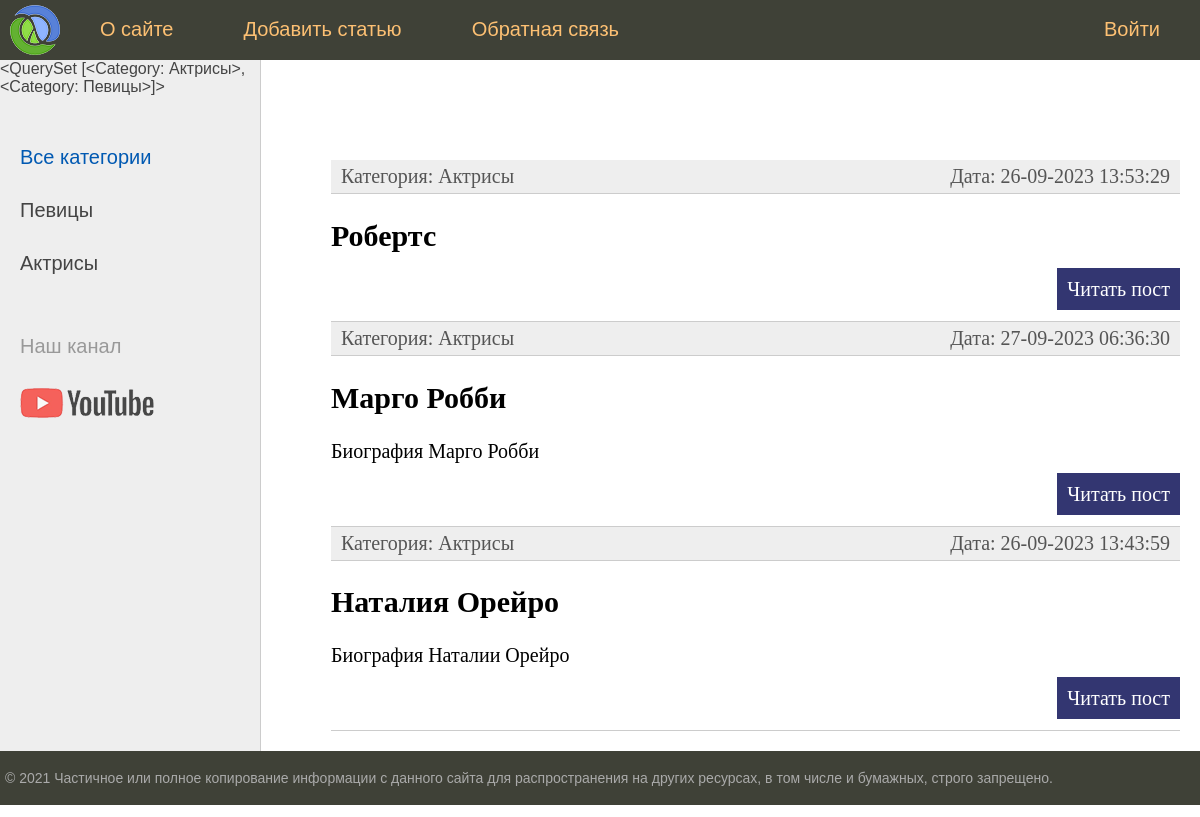
Before: / with the older database file.
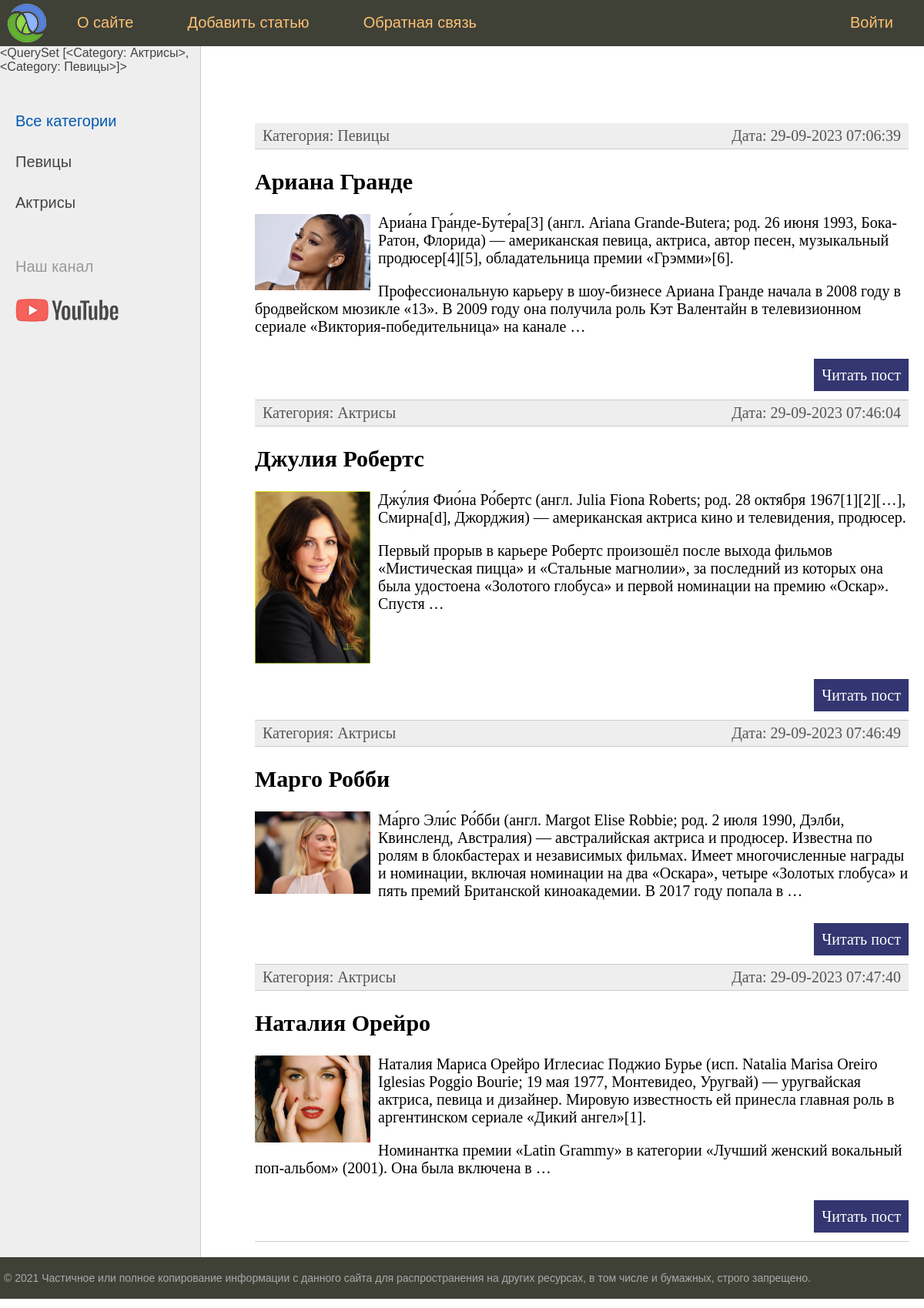
After: the same page with the newer database file.
### women/models.py (models this page shows, shortened)
class Category(models.Model):
    name = models.CharField(max_length=100, db_index=True, verbose_name="Категория")
    class Meta:
        verbose_name = 'Категория'
        verbose_name_plural = 'Категории'
        ordering = ['id']
    def __str__(self):
        return self.name
    def get_absolute_url(self):
        return reverse('category', kwargs={'cat_id': self.pk})

class Women(models.Model):
    title = models.CharField(max_length=255, verbose_name="Заголовок")
    content = models.TextField(blank=True, verbose_name = "Текст статьи")
    photo = models.ImageField(upload_to="photos/%Y/%m/%d/", verbose_name="Фото")
    time_create = models.DateTimeField(auto_now_add=True, verbose_name="Время создания")
    time_update = models.DateTimeField(auto_now=True, verbose_name="Время изменения")
    id_published = models.BooleanField(default=True, verbose_name="Публикация")
    cat = models.ForeignKey('Category', on_delete=models.PROTECT, null=True, verbose_name="Категории")
    class Meta:
        verbose_name = 'Известные женщины'
        verbose_name_plural = 'Известные женщины'
        ordering = ['-time_create', 'title']
    def get_absolute_url(self):
        return reverse('post', kwargs={'post_id': self.pk})

### women/views.py (the view)
# urls.py: path('', index, name='home'),
def index(request):
   posts = Women.objects.all()
   context = {
        'posts': posts,
        'menu': menu,
        'title': 'Главная страница',
        'cat_selected': 0
   }
   return render(request, 'index.html', context=context)

### women/templatetags/women_tags.py (called while the page is built)
@register.simple_tag(name='getcats')      #простой пользовательский тег для использования его в шаблонах
def get_categories(filter=None):
        return Category.objects.all()

@register.inclusion_tag('list_categories.html')
def show_categories(sort=None, cat_selected=0):
    if not sort:
        cats = Category.objects.all()
    else:
        cats = Category.objects.order_by(sort)
    return {"cats": cats, "cat_selected": cat_selected}

### women/templates/index.html (shortened to what this page needs)
{% extends 'base.html' %}
{% block content %}
<ul class="list-articles">
	{% for p in posts %}
	<li><div class="article-panel">
		<p class="first">Категория: {{p.cat}}</p>
		<p class="last">Дата: {{p.time_update|date:"d-m-Y H:i:s"}}</p>
	</div>
			<li><h2>{{p.title}}</h2>
	{% if p.photo %}
		<p><img class="img-article-left thumb" src="{{p.photo.url}}"></p>
	{% endif %}
	{% autoescape on %}
	{{p.content|linebreaks|truncatewords:50}}
	{% endautoescape %}
			<p class="link-read-post"><a href="{{p.get_absolute_url}}">Читать пост</a></p>
			</li>
	{% endfor %}
</ul>
{% endblock %}

### women/templates/base.html (shortened to what this page needs)
{% load static %}
{% load women_tags %}
<!DOCTYPE html>
<html>
<head>
	<link type="text/css" href="{% static 'women/css/styles.css' %}" rel="stylesheet" />
</head>
<body>
<table class="table-page" border=0 cellpadding="0" cellspacing="0">
<tr><td valign=top>
{% block mainmenu %}
		<div class="header">
			<ul id="mainmenu" class="mainmenu">
			<li class="logo"><a href="{% url 'home' %}"><div class="logo"></div></a></li>
	{% for m in menu %}
			{% if not forloop.last %}
							   <li><a href="{% url m.url_name %}">{{m.title}}</a></li>
			{% else %}
							   <li class="last"><a href="{% url m.url_name %}">{{m.title}}</a></li>
			{% endif %}
    {% endfor %}
			</ul>
		</div>
{% endblock mainmenu %}
<table class="table-content" border=0 cellpadding="0" cellspacing="0">
<tr>
	<td valign="top" class="left-chapters">
		{% getcats 2 %}
	<ul id="leftchapters">
		{% if cat_selected == 0 %}
                   <li class="selected">Все категории</li>
{% else %}
                   <li><a href="{% url 'home' %}">Все категории</a></li>
{% endif %}
{% show_categories '-name' cat_selected %}
		<li class="share">
		<p>Наш канал</p>
		<a class="share-yt" href="https://www.youtube.com/channel/UClJzWfGWuGJL2t-3dYKcHTA/playlists" target="_blank" rel="nofollow"></a>
		</li>
	</ul>
</td>
<td valign="top" class="content">
	<div class="content-text">
{% block content %}
{% endblock %}
	</div>
</td></tr></table>
</td></tr>
<tr><td valign=top>
	<div id="footer">
		<p>&copy; 2021 Частичное или полное копирование информации с данного сайта для распространения на других ресурсах, в том числе и бумажных, строго запрещено.</p>
	</div>
</td></tr></table>
</body>
</html>

### women/templates/list_categories.html
{% for c in cats %}
{% if c.pk == cat_selected %}
		  <li class="selected">{{c.name}}</li>
{% else %}
		  <li><a href="{{ c.get_absolute_url }}">{{c.name}}</a></li>
{% endif %}
{% endfor %}

### women/static/women/css/styles.css (style rules this page uses)
html, body { font-family: 'Arial'; margin: 0; padding: 0; height: 100%; width: 100%; color: #444; }
a { color: #0059b2; text-decoration: none; }
img { max-width: 600px; height: auto; }
img.img-article-left { max-width: 300px; height: auto; float: left; padding: 0 10px 10px 0; }
img.img-article-left.thumb { max-width: 150px; height: auto; }
p.link-read-post { text-align: right; }
p.link-read-post a { padding: 10px; min-width: 100px; background: #333671; color: #fff; text-decoration: none; }
div.article-panel { background: #eee; padding: 5px 10px 5px 10px; box-sizing: border-box; overflow: hidden; color: #555; }
div.article-panel p.first { margin: 0; float: left; }
div.article-panel p.last { margin: 0; float: right; }
ul.list-articles { list-style: none; margin: 0; padding: 0; }
ul.list-articles li { border-bottom: 1px solid #ccc; }
.table-page { width: 100%; height: 100%; vertical-align: top; }
.table-page tr { height: 100%; }
.header { background: #3F4137; height: 60px; }
.logo { background: url('../images/logo.png') no-repeat 10px 5px; width: 70px; height: 60px; }
ul.mainmenu { list-style: none; margin: 0; padding: 0; height: 60px; color: #fdc073; font-size: 20px; overflow: hidden; }
ul.mainmenu li { float: left; margin: 18px 40px 0 30px; }
ul.mainmenu li.logo { margin: 0; }
ul.mainmenu li.last { float: right; }
ul.mainmenu li a { color: #fdc073; text-decoration: none; }
.table-content { width: 100%; min-height: 100%; height: 100%; }
.left-chapters { margin: 0; background: #eee; border-right: 1px solid #ccc; min-height: 100%; }
.left-chapters ul { width: 230px; min-height: 100%; margin: 0; padding: 20px 10px 10px 20px; list-style: none; font-size: 20px; }
.left-chapters ul li { margin: 30px 0 0 0; color: #999; }
.left-chapters ul li.selected { color: #0059b2; }
.left-chapters ul li a { color: #444; text-decoration: none; }
.left-chapters ul li.share { margin: 60px 0 0 0; }
.left-chapters ul li.share p { margin: 30px 0 30px 0; }
.left-chapters ul li.share a { display: inline-block; width: 40px; height: 40px; margin: 0 20px 0 0; }
.left-chapters ul li.share a.share-yt { width: 100%; height: 30px; background: url('../images/share_yt.png') no-repeat 0 0 }
.content { padding: 40px 20px 20px 40px; width: 100%; box-sizing: border-box; }
.content-text { margin: 60px 0 0 30px; color: #000; font-size: 20px; font-family: Yandex Sans Display Light; }
#footer { box-sizing: border-box; background: #3F4137; padding: 5px; color: #aaa; font-size: 14px; font-family: Verdana, Geneva, Arial, Helvetica; text-align: left; overflow: hidden; }

Changed rows visible on the page:
added Women: cat "Певицы", time_update "29-09-2023 07:06:39", title "Ариана Гранде", photo (picture), content "Ариа́на Гра́нде-Буте́ра[3] (англ. Ariana Grande-Butera; род. 26 июня 1993, Бока-Ратон, Флорида) — американская певица, актриса, автор песен, музыкальный продюсер[4][5], обладательница премии «Грэмми»[6]. Профессиональную карьеру в шоу-бизнесе Ариана Гранде начала в 2008 году в бродвейском мюзикле «13». В 2009 году она получила роль Кэт Валентайн в телевизионном сериале «Виктория-победительница» на канале …"
changed Women: time_update "26-09-2023 13:53:29" → "29-09-2023 07:46:04"; title "Робертс" → "Джулия Робертс"; photo: picture added; content (not shown) → "Джу́лия Фио́на Ро́бертс (англ. Julia Fiona Roberts; род. 28 октября 1967[1][2][…], Смирна[d], Джорджия) — американская актриса кино и телевидения, продюсер. Первый прорыв в карьере Робертс произошёл после выхода фильмов «Мистическая пицца» и «Стальные магнолии», за последний из которых она была удостоена «Золотого глобуса» и первой номинации на премию «Оскар». Спустя …"
changed Women "Марго Робби": time_update "27-09-2023 06:36:30" → "29-09-2023 07:46:49"; photo: picture added; content "Биография Марго Робби" → "Ма́рго Эли́с Ро́бби (англ. Margot Elise Robbie; род. 2 июля 1990, Дэлби, Квинсленд, Австралия) — австралийская актриса и продюсер. Известна по ролям в блокбастерах и независимых фильмах. Имеет многочисленные награды и номинации, включая номинации на два «Оскара», четыре «Золотых глобуса» и пять премий Британской киноакадемии. В 2017 году попала в …"
changed Women "Наталия Орейро": time_update "26-09-2023 13:43:59" → "29-09-2023 07:47:40"; photo: picture added; content "Биография Наталии Орейро" → "Наталия Мариса Орейро Иглесиас Поджио Бурье (исп. Natalia Marisa Oreiro Iglesias Poggio Bourie; 19 мая 1977, Монтевидео, Уругвай) — уругвайская актриса, певица и дизайнер. Мировую известность ей принесла главная роль в аргентинском сериале «Дикий ангел»[1]. Номинантка премии «Latin Grammy» в категории «Лучший женский вокальный поп-альбом» (2001). Она была включена в …"
